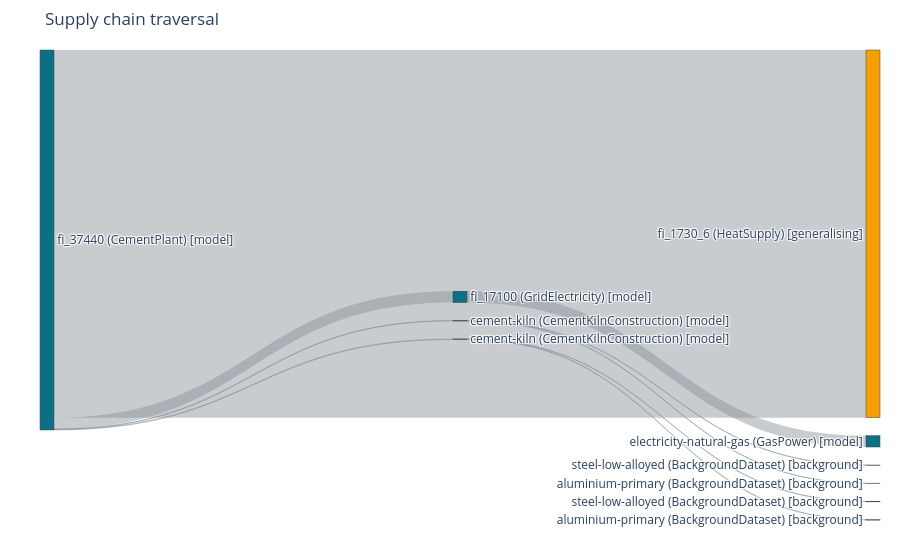

Notebook source saved alongside this figure:
### Markdown cell above
The tag on each line says which tier put it there. The borrowed rows carry
`incomplete` because the pack holds each dataset's direct exchanges only, so
their own upstream is missing and the report says so.

Two limits worth stating. `cement-kiln`, `electricity-wind`, `electricity-hydro`
and `electricity-natural-gas` are trailrunner's own IRIs, so the vocabulary
answers 404 for them, they print without a name, and the product dimension can
never relax them. And the background pack holds no electricity dataset on
purpose, since a grid-mix unit process delegates its combustion upstream and
borrowing one would answer a kilowatt hour with a plausible looking near-zero.

Every concession is deliberate, ordered by the practitioner, and written down.

### Code cell
from trailrunner import viz
from trailrunner.assessment import Method, assess

# IPCC AR6 GWP100, stated here rather than read from a background database:
# the mapping from a gas to its warming potential is a fact about the gas.
GWP100 = Method(
    rows=[
        {"flow_iri": "https://vocab.sentier.dev/flows/co2-fossil", "flow_unit": "kg",
         "location": "GLO", "cf": 1.0},
        {"flow_iri": "https://vocab.sentier.dev/flows/ch4-fossil", "flow_unit": "kg",
         "location": "GLO", "cf": 29.8},
        {"flow_iri": "https://vocab.sentier.dev/flows/n2o", "flow_unit": "kg",
         "location": "GLO", "cf": 273.0},
    ],
    unit="kg CO2-eq",
    name="IPCC AR6 GWP100",
    hierarchy=HIERARCHY,
)

assessment = assess(report, GWP100)
sankey_figure = viz.sankey(report, assessment=assessment)
sankey_figure

### Figure 1 — Plotly figure (JSON) as saved in the notebook; plotly's stock layout.template omitted (floating-point values rounded to 4 significant figures)
{"data": [{"link": {"color": "rgba(134,142,150,0.45)", "source": [0, 0, 0, 0, 2, 3, 3, 4, 4], "target": [1, 2, 3, 4, 5, 6, 7, 8, 9], "value": [22.4, 0.6918, 0.02023, 0.04046, 0.6918, 0.009735, 0.01049, 0.01947, 0.02099]}, "node": {"color": ["#0b7285", "#f59f00", "#0b7285", "#0b7285", "#0b7285", "#0b7285", "#868e96", "#868e96", "#868e96", "#868e96"], "label": ["fi_37440 (CementPlant) [model]", "fi_1730_6 (HeatSupply) [generalising]", "fi_17100 (GridElectricity) [model]", "cement-kiln (CementKilnConstruction) [model]", "cement-kiln (CementKilnConstruction) [model]", "electricity-natural-gas (GasPower) [model]", "steel-low-alloyed (BackgroundDataset) [background]", "aluminium-primary (BackgroundDataset) [background]", "steel-low-alloyed (BackgroundDataset) [background]", "aluminium-primary (BackgroundDataset) [background]"], "pad": 18, "thickness": 14}, "type": "sankey"}], "layout": {"margin": {"b": 40, "l": 40, "r": 20, "t": 50}, "paper_bgcolor": "rgba(0,0,0,0)", "plot_bgcolor": "rgba(0,0,0,0)", "title": {"text": "Supply chain traversal"}}}
